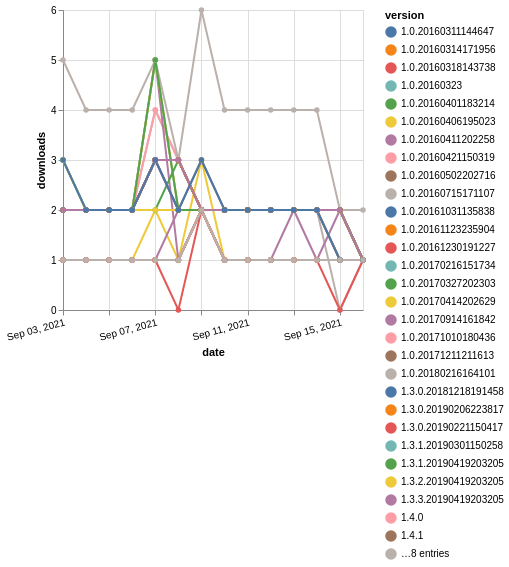

Source (Vega-Lite JSON):
### Vega-Lite specification from a JSON file in a GitHub repository (floating-point values rounded to 4 significant figures; data arrays with more than 128 entries replaced by an {"elided": "..."} marker saying what was removed)
{"$schema": "https://vega.github.io/schema/vega-lite/v5.json", "description": "A simple bar chart with embedded data.", "data": {"values": {"elided": "518 records"}}, "width": "container", "mark": {"type": "line", "point": {"filled": true}}, "encoding": {"x": {"field": "date", "type": "temporal", "timeUnit": "yearmonthdate", "title": "date", "axis": {"labelAngle": -15}}, "y": {"field": "delta", "type": "quantitative", "title": "downloads"}, "color": {"field": "version", "type": "nominal"}, "tooltip": {"field": "delta"}}}
